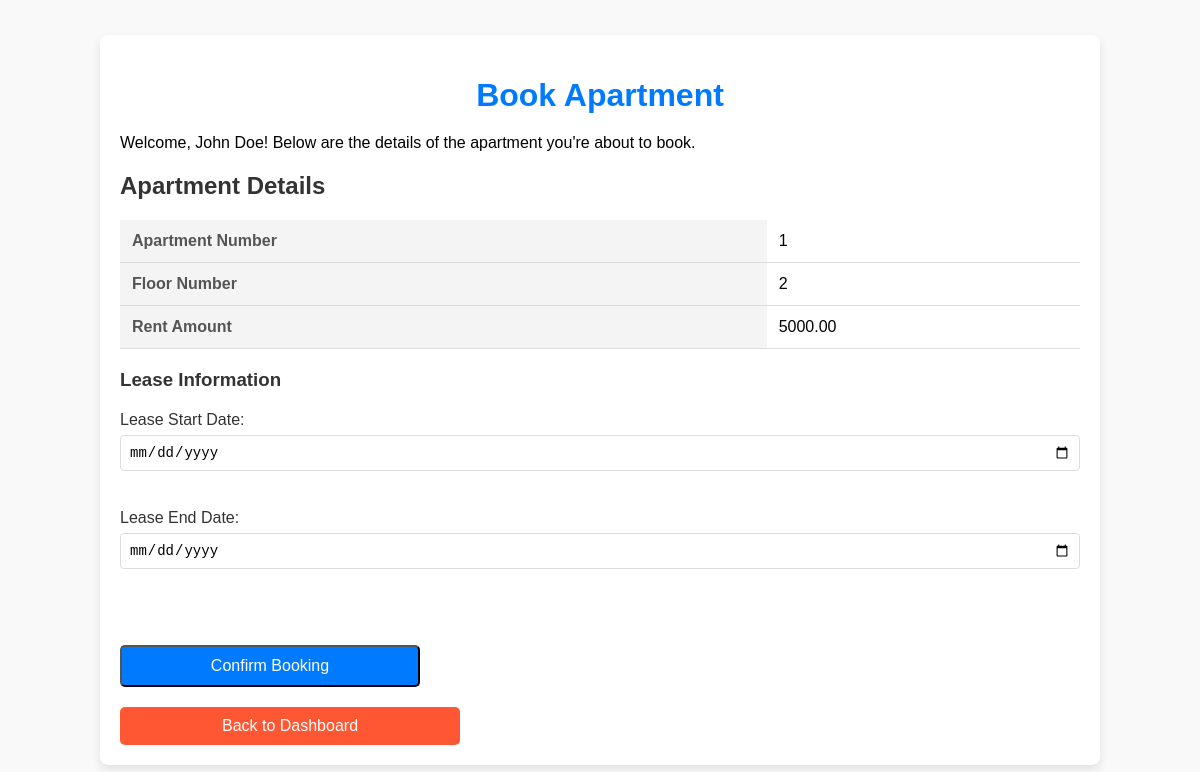
The page /bookApartment.php?apartment_no=1 (signed in) on the database its author committed.
### tables this page shows
CREATE TABLE `apartment` (
  `Apartment_No` int(11) NOT NULL,
  `Floor_No` int(11) DEFAULT NULL,
  `Rent_Amount` decimal(10,2) DEFAULT NULL,
  `Availability_Status` enum('Available','Occupied') DEFAULT 'Available',
  `Tenant_ID` int(11) DEFAULT NULL
);

### bookApartment.php (the view, shortened to what this page needs)
<?php
include 'db.php';
$tenant_name = $_SESSION['tenant_name'];
if (isset($_GET['apartment_no'])) {
    $apartment_no = $_GET['apartment_no'];
    $sql = "SELECT * FROM Apartment WHERE Apartment_No = '$apartment_no' AND Availability_Status = 'Available'";
    $result = $conn->query($sql);
    if ($result->num_rows > 0) {
        $apartment = $result->fetch_assoc();
    } else {
        header("Location: tenantDashboard.php");
        exit();
    }
} else {
    header("Location: tenantDashboard.php");
    exit();
}
?>
<!DOCTYPE html>
<html lang="en">
<head>
</head>
<body>
<div class="container">
    <h1>Book Apartment</h1>
    <p>Welcome, <?php echo $tenant_name; ?>! Below are the details of the apartment you're about to book.</p>
    <h2>Apartment Details</h2>
    <table>
        <tr>
            <th>Apartment Number</th>
            <td><?php echo $apartment['Apartment_No']; ?></td>
        </tr>
        <tr>
            <th>Floor Number</th>
            <td><?php echo $apartment['Floor_No']; ?></td>
        </tr>
        <tr>
            <th>Rent Amount</th>
            <td><?php echo $apartment['Rent_Amount']; ?></td>
        </tr>
    </table>
    <h3>Lease Information</h3>
    <form method="POST">
        <label for="Lease_Start_Date">Lease Start Date:</label>
        <input type="date" name="Lease_Start_Date" required><br>
        <label for="Lease_End_Date">Lease End Date:</label>
        <input type="date" name="Lease_End_Date" required><br><br>
        <button type="submit" class="btn">Confirm Booking</button>
    </form>
    <a href="tenantDashboard.php" class="btn" style="background-color: #FF5733;">Back to Dashboard</a>
</div>
</body>
</html>

### bookApartment.php (style rules this page uses)
body { font-family: Arial, sans-serif; background-color: #f9f9f9; margin: 0; padding: 0; display: flex; justify-content: center; align-items: center; height: 100vh; }
.container { width: 80%; max-width: 1000px; padding: 20px; background-color: white; border-radius: 8px; box-shadow: 0 4px 8px rgba(0, 0, 0, 0.1); }
h1 { text-align: center; color: #007BFF; margin-bottom: 20px; }
h2, h3 { color: #333; margin-bottom: 20px; }
table { width: 100%; border-collapse: collapse; margin-bottom: 20px; }
th, td { padding: 12px; text-align: left; border-bottom: 1px solid #ddd; }
th { background-color: #f4f4f4; color: #555; }
td { background-color: #fff; }
form { display: flex; flex-direction: column; margin-top: 20px; }
label { margin-bottom: 6px; font-size: 16px; color: #333; }
input[type="date"] { padding: 8px; font-size: 14px; margin-bottom: 20px; border: 1px solid #ddd; border-radius: 4px; outline: none; }
.btn { padding: 10px 20px; background-color: #007BFF; color: white; text-decoration: none; text-align: center; border-radius: 5px; font-size: 16px; margin-top: 20px; display: inline-block; width: 100%; max-width: 300px; }

### rows shown on the page
apartment: Apartment_No "1", Floor_No "2", Rent_Amount "5000.00"

### other values the page prints
$tenant_name "John Doe"
